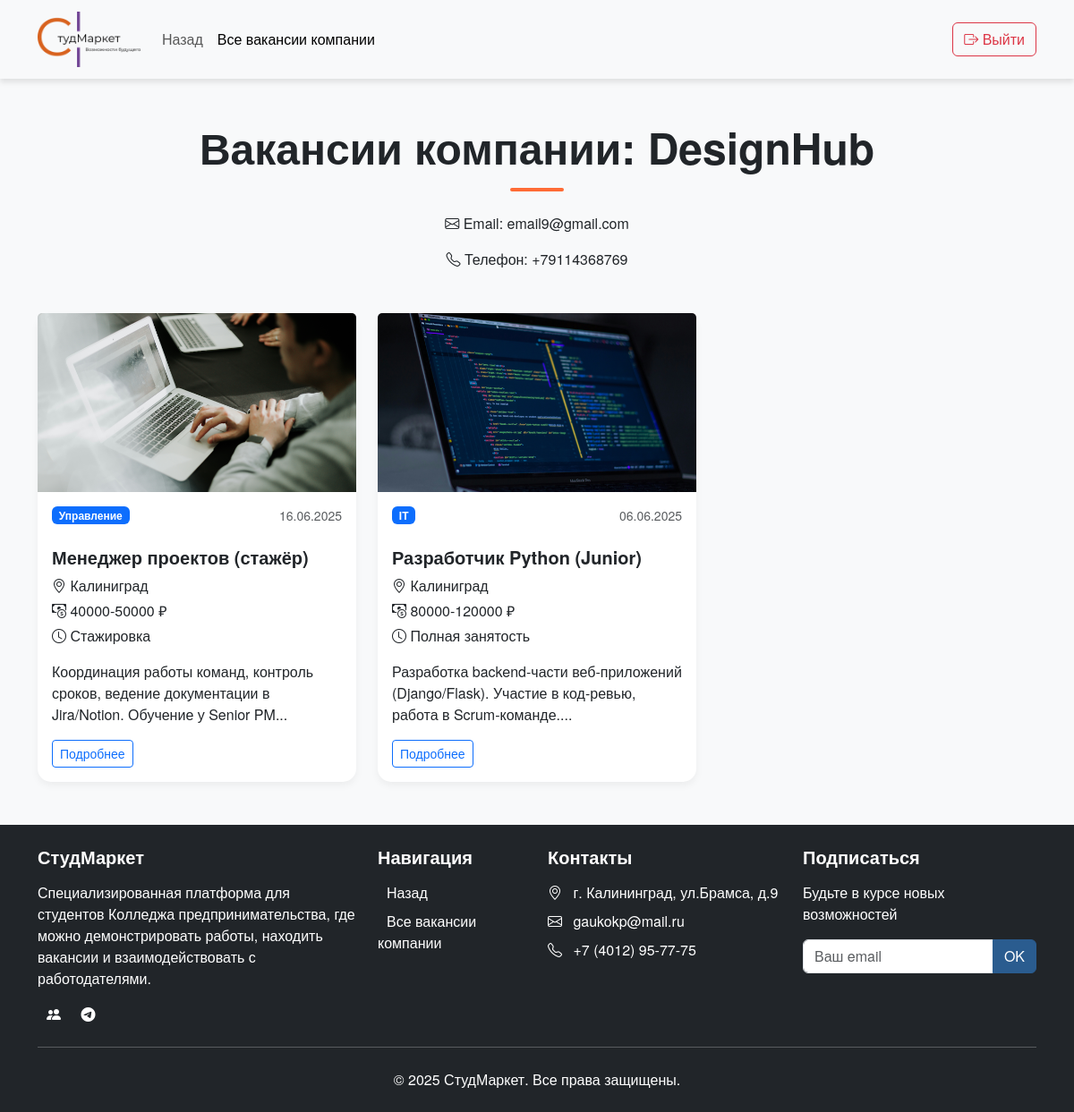
The app's page /pages/company_vacancies.php?company_id=16 with its own data.
### tables this page shows
CREATE TABLE `users` (
  `id` int(11) NOT NULL,
  `name` varchar(100) NOT NULL,
  `email` varchar(100) NOT NULL,
  `password` varchar(255) NOT NULL,
  `user_type` enum('student','employer') NOT NULL,
  `phone` varchar(20) DEFAULT NULL,
  `created_at` timestamp NULL DEFAULT CURRENT_TIMESTAMP,
  `avatar_path` varchar(255) DEFAULT 'img/no-image.png',
  `is_banned` tinyint(1) NOT NULL DEFAULT '0',
  `ban_reason` text
);

CREATE TABLE `vacancies` (
  `id` int(11) NOT NULL,
  `user_id` int(11) NOT NULL,
  `title` varchar(255) NOT NULL,
  `category_id` int(11) NOT NULL,
  `employment_type` enum('full','part','internship','remote') NOT NULL,
  `salary` varchar(100) DEFAULT NULL,
  `location` varchar(255) DEFAULT NULL,
  `description` varchar(255) DEFAULT NULL,
  `requirements` varchar(255) DEFAULT NULL,
  `benefits` varchar(255) DEFAULT NULL,
  `contacts` varchar(255) DEFAULT NULL,
  `image_path` varchar(255) DEFAULT NULL,
  `created_at` timestamp NOT NULL DEFAULT CURRENT_TIMESTAMP,
  `status` enum('pending','approved','rejected') NOT NULL DEFAULT 'pending',
  `moderator_comment` text
);

CREATE TABLE `vacancy_categories` (
  `id` int(11) NOT NULL,
  `name` varchar(255) NOT NULL
);

### pages/company_vacancies.php (the view, shortened to what this page needs)
<?php
require_once("../config/link.php");
$company_id = (int)$_GET['company_id'];
$company_sql = "SELECT * FROM `users` WHERE `id` = $company_id";
$company_result = mysqli_query($conn, $company_sql);
$company = mysqli_fetch_assoc($company_result);
$vacancies_sql = "SELECT v.*, c.name as category_name FROM vacancies v JOIN vacancy_categories c ON v.category_id = c.id WHERE v.user_id = $company_id ORDER BY v.created_at DESC";
$vacancies_result = mysqli_query($conn, $vacancies_sql);
?>
<!DOCTYPE html>
<html lang="ru">
<head>
    <link rel="stylesheet" href="../css/bootstrap.min.css">
    <link rel="stylesheet" href="https://cdn.jsdelivr.net/npm/bootstrap-icons@1.11.1/font/bootstrap-icons.css">
    <link rel="stylesheet" href="../style.css">
</head>
<body class="d-flex flex-column min-vh-100">
<div class="flex-grow-1">
    <nav class="navbar navbar-expand-lg navbar-light bg-light sticky-top">
        <div class="container">
            <a class="navbar-brand" href="company_vacancies.php">
                <img class="logo" src="../img/img5.png" alt="Логотип">
            </a>
            <div class="collapse navbar-collapse" id="navbarNav">
                <ul class="navbar-nav me-auto mb-2 mb-lg-0">
                    <li class="nav-item">
                        <a class="nav-link" href="<?= $_SESSION['previous_page'] ?>">Назад</a>
                    </li>
                    <li class="nav-item">
                        <a class="nav-link active" href="company_vacancies.php?company_id=<?= $vacancy['user_id'] ?>">Все вакансии компании</a>
                    </li>
                </ul>
                <div class="d-flex">
                    <a href="../files/logout.php" class="btn btn-outline-danger">
                        <i class="bi bi-box-arrow-right"></i> Выйти
                    </a>
                </div>
            </div>
        </div>
    </nav>
    <section class="company-vacancies py-5">
        <div class="container">
            <div class="company-header text-center mb-5">
                <h2 class="display-5 fw-bold">Вакансии компании: <?= htmlspecialchars($company['name']) ?></h2>
                <div class="divider mx-auto"></div>
                <div class="company-info mt-4">
                    <div class="company-contacts mt-3">
                        <?php
                        if (!empty($company['email']))
                        {
                        ?>
                            <p><i class="bi bi-envelope"></i> Email: <?= htmlspecialchars($company['email']) ?></p>
                        <?php
                        }
                        ?>
                        <?php
                        if (!empty($company['phone']))
                        {
                        ?>
                            <p><i class="bi bi-telephone"></i> Телефон: <?= htmlspecialchars($company['phone']) ?></p>
                        <?php
                        }
                        ?>
                    </div>
                </div>
            </div>
            <div class="row g-4">
                <?php
                if (mysqli_num_rows($vacancies_result) > 0)
                {
                ?>
                    <?php
                    while ($vacancy = mysqli_fetch_assoc($vacancies_result))
                    {
                    ?>
                        <div class="col-md-4">
                            <div class="card h-100">
                                <img src="<?= htmlspecialchars($vacancy['image_path'] ?: '../img/no-image.png') ?>"
                                    class="card-img-top portfolio-img"
                                    alt="<?= htmlspecialchars($vacancy['title']) ?>">
                                <div class="card-body">
                                    <div class="d-flex justify-content-between align-items-start mb-2">
                                        <span class="badge bg-primary"><?= htmlspecialchars($vacancy['category_name']) ?></span>
                                        <p class="text-muted small border-0"><?= date('d.m.Y', strtotime($vacancy['created_at'])) ?></p>
                                    </div>
                                    <h5 class="card-title"><?= htmlspecialchars($vacancy['title']) ?></h5>
                                    <div class="vacancy-meta mb-3">
                                        <p class="mb-1">
                                            <i class="bi bi-geo-alt"></i>
                                            <?= htmlspecialchars($vacancy['location'] ?: 'Не указано') ?>
                                        </p>
                                        <p class="mb-1">
                                            <i class="bi bi-cash-coin"></i>
                                            <?= $vacancy['salary'] ? htmlspecialchars($vacancy['salary']) . ' ₽' : 'По договорённости' ?>
                                        </p>
                                        <p class="mb-1">
                                            <i class="bi bi-clock"></i>
                                            <?php
                                            switch($vacancy['employment_type'])
                                            {
                                                case 'full': echo 'Полная занятость'; break;
                                                case 'internship': echo 'Стажировка'; break;
                                            }
                                            ?>
                                        </p>
                                    </div>
                                    <p class="card-text">
                                        <?= mb_substr(htmlspecialchars($vacancy['description']), 0, 100) ?>...
                                    </p>
                                    <div class="d-flex justify-content-between align-items-center mt-3">
                                        <a href="vacancy_details.php?id=<?= $vacancy['id'] ?>" class="btn btn-sm btn-outline-primary">
                                            Подробнее
                                        </a>
                                    </div>
                                </div>
                            </div>
                        </div>
                    <?php
                    }
                    ?>
                <?php
                }
                ?>
            </div>
        </div>
    </section>
</div>
<footer class="bg-dark text-white py-4">
    <div class="container">
        <div class="row">
            <div class="col-md-4 mb-4 mb-md-0">
                <h5 class="mb-3">СтудМаркет</h5>
                <p>Специализированная платформа для студентов Колледжа предпринимательства, где можно демонстрировать работы, находить вакансии и взаимодействовать с работодателями.</p>
                <div class="social-icons">
                    <a href="https://vk.com/studmarket39" class="text-white me-2"><i class="bi bi-people-fill"></i></a>
                    <a href="https://t.me/StudMarket_bot" class="text-white"><i class="bi bi-telegram"></i></a>
                </div>
            </div>
            <div class="col-md-2 mb-4 mb-md-0">
                <h5 class="navigation mb-3">Навигация</h5>
                <ul class="list-navigation list-unstyled">
                    <li class="mb-2"><a href="<?= $_SESSION['previous_page'] ?>" class="text-white text-decoration-none">Назад</a></li>
                    <li class="mb-2"><a href="company_vacancies.php?company_id=<?= $vacancy['user_id'] ?>" class="text-white text-decoration-none">Все вакансии компании</a></li>
                </ul>
            </div>
            <div class="col-md-3 mb-4 mb-md-0">
                <h5 class="mb-3">Контакты</h5>
                <ul class="list-unstyled">
                    <li class="mb-2"><i class="bi bi-geo-alt me-2"></i> г. Калининград, ул.Брамса, д.9</li>
                    <li class="mb-2"><i class="bi bi-envelope me-2"></i> gaukokp@mail.ru</li>
                    <li><i class="bi bi-telephone me-2"></i> +7 (4012) 95-77-75</li>
                </ul>
            </div>
            <div class="col-md-3">
                <h5 class="mb-3">Подписаться</h5>
                <p>Будьте в курсе новых возможностей</p>
                <div class="input-group mb-3">
                    <input type="email" class="form-control" placeholder="Ваш email">
                    <button class="btn btn-primary" type="button">OK</button>
                </div>
            </div>
        </div>
        <hr class="my-4">
        <div class="text-center">
            <p class="mb-0">© 2025 СтудМаркет. Все права защищены.</p>
        </div>
    </div>
</footer>
</body>
</html>

### style.css (style rules this page uses)
* { padding: 0; margin: 0; }
body { font-family: 'Helvetica Neue', Helvetica, Arial, sans-serif; background-color: #f8f9fa; color: #212529; }
h1, h2, h3, h4, h5, h6 { font-weight: 700; }
a { transition: color 0.3s; }
.navbar { box-shadow: 0 4px 6px rgba(0,0,0,0.1); }
.logo { width: 115px; height: auto; }
.btn-primary { background-color: #2A5C8F; border-color: #2A5C8F; transition: background-color 0.3s; }
.divider { width: 60px; height: 4px; background-color: #FF6B35; margin: 1rem auto; border-radius: 2px; }
.card { border: none; border-radius: 15px; box-shadow: 0 4px 8px rgba(0,0,0,0.05); transition: transform 0.3s, box-shadow 0.3s; }
.badge.bg-primary { background-color: #2A5C8F; }
footer { background-color: #212529; }
footer a { color: #fff; text-decoration: none; margin: 0 10px; transition: color 0.3s; }
footer p { margin-top: 1rem; }
.portfolio-img { height: 200px; object-fit: cover; width: 100%; }

### records on screen
users: name "DesignHub", email "email9@gmail.com", phone "+79114368769"
vacancies: image_path (picture), category.name "Управление", created_at "16.06.2025", title "Менеджер проектов (стажёр)", location "Калиниград", salary "40000-50000", employment_type "Стажировка", description "Координация работы команд, контроль сроков, ведение документации в Jira/Notion. Обучение у Senior PM"
vacancies: image_path (picture), category.name "IT", created_at "06.06.2025", title "Разработчик Python (Junior)", location "Калиниград", salary "80000-120000", employment_type "Полная занятость", description "Разработка backend-части веб-приложений (Django/Flask). Участие в код-ревью, работа в Scrum-команде."
